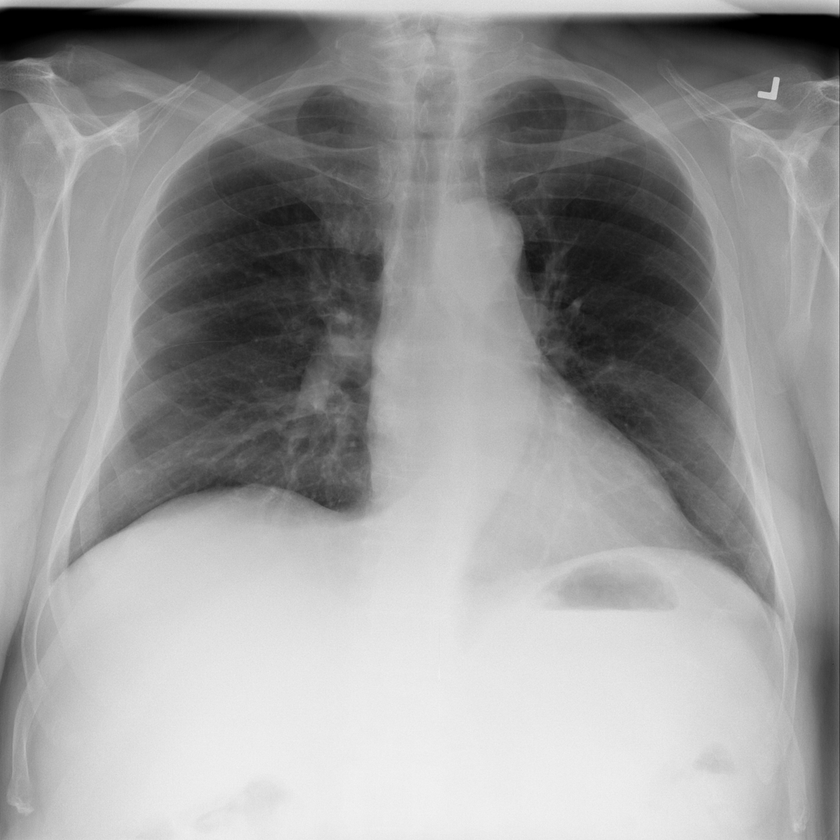
#> input picture datasets/sample_50/images/00026406_000.png, 840 x 840 px, shrunk from 1024 x 1024 before the run, found by its file name
$ python parameter_study.py
#> lines starting #> are read from the running program, lines starting #| are printed output that depends on the picture
### algorithms/clahe.py

import numpy as np


def clip_histogram(histogram, clip_limit):
    """Gioi han histogram va phan phoi lai pixel du."""

    histogram = np.asarray(histogram, dtype=np.int64)

    if histogram.shape != (256,):
        raise ValueError("Histogram phai co 256 phan tu")

    if np.any(histogram < 0):
        raise ValueError("Histogram khong duoc co gia tri am")

    if clip_limit < 1:
        raise ValueError("Clip limit phai >= 1")

    clipped_histogram = np.minimum(histogram, clip_limit)

    excess = np.sum(histogram - clipped_histogram)

    batch = excess // 256
    residual = excess % 256

    clipped_histogram += batch

    if residual > 0:
        step = max(256 // residual, 1)
        indices = np.arange(0, 256, step)[:residual]
        clipped_histogram[indices] += 1

    return clipped_histogram


def create_clahe_lut(histogram):
    """Tao bang tra cuu LUT tu histogram da clipping."""

    cdf = np.cumsum(histogram)
    total_pixels = cdf[-1]

    if total_pixels == 0:
        raise ValueError("Histogram khong co pixel")

    lut = np.round(cdf * 255 / total_pixels)
    lut = np.clip(lut, 0, 255)

    return lut.astype(np.uint8)


def create_tile_luts(image, grid_size=(8, 8), clip_limit=2.0):
    """Tao LUT cho tung tile cua anh."""

    if image is None or image.ndim != 2 or image.dtype != np.uint8:
        raise ValueError("Anh phai la grayscale uint8")

    height, width = image.shape
    grid_rows, grid_cols = grid_size

    if grid_rows <= 0 or grid_cols <= 0:
        raise ValueError("So tile phai lon hon 0")

    if grid_rows > height or grid_cols > width:
        raise ValueError("So tile vuot qua kich thuoc anh")

    if clip_limit <= 0:
        raise ValueError("Clip limit phai lon hon 0")

    row_blocks = np.array_split(image, grid_rows, axis=0)

    lut_grid = np.zeros(
        (grid_rows, grid_cols, 256),
        dtype=np.uint8
    )

    for row_idx, row_block in enumerate(row_blocks):
        col_blocks = np.array_split(row_block, grid_cols, axis=1)

        for col_idx, tile in enumerate(col_blocks):
            histogram = np.bincount(
                tile.flatten(),
                minlength=256
            )

            actual_clip_limit = max(
                1,
                int(clip_limit * tile.size / 256)
            )

            clipped_histogram = clip_histogram(
                histogram,
                actual_clip_limit
            )

            lut_grid[row_idx, col_idx] = create_clahe_lut(
                clipped_histogram
            )

    return lut_grid


def apply_clahe_interpolation(image, lut_grid):
    """Ap dung noi suy bilinear giua cac tile."""

    height, width = image.shape
    grid_rows, grid_cols = lut_grid.shape[:2]

    row_centers = np.array([
        block.mean()
        for block in np.array_split(np.arange(height), grid_rows)
    ])

    col_centers = np.array([
        block.mean()
        for block in np.array_split(np.arange(width), grid_cols)
    ])

    y = np.arange(height)
    x = np.arange(width)

    y1 = np.clip(
        np.searchsorted(row_centers, y) - 1,
        0, grid_rows - 1
    )
    y2 = np.minimum(y1 + 1, grid_rows - 1)

    x1 = np.clip(
        np.searchsorted(col_centers, x) - 1,
        0, grid_cols - 1
    )
    x2 = np.minimum(x1 + 1, grid_cols - 1)

    v = np.zeros(height)
    u = np.zeros(width)

    mask_y = y2 != y1
    mask_x = x2 != x1

    v[mask_y] = (
        (y[mask_y] - row_centers[y1[mask_y]]) /
        (row_centers[y2[mask_y]] - row_centers[y1[mask_y]])
    )

    u[mask_x] = (
        (x[mask_x] - col_centers[x1[mask_x]]) /
        (col_centers[x2[mask_x]] - col_centers[x1[mask_x]])
    )

    v = np.clip(v, 0, 1)[:, None]
    u = np.clip(u, 0, 1)[None, :]

    q11 = lut_grid[y1[:, None], x1[None, :], image]
    q21 = lut_grid[y1[:, None], x2[None, :], image]
    q12 = lut_grid[y2[:, None], x1[None, :], image]
    q22 = lut_grid[y2[:, None], x2[None, :], image]

    result = (
        q11 * (1 - u) * (1 - v) +
        q21 * u * (1 - v) +
        q12 * (1 - u) * v +
        q22 * u * v
    )

    return np.clip(np.round(result), 0, 255).astype(np.uint8)


def clahe(image, grid_size=(8, 8), clip_limit=2.0):
    """Thuat toan CLAHE tu cai dat bang NumPy."""

    if image is None or image.ndim != 2 or image.dtype != np.uint8:
        raise ValueError("Anh phai la grayscale uint8")

    lut_grid = create_tile_luts(
        image,
        grid_size,
        clip_limit
    )

    result = apply_clahe_interpolation(image, lut_grid)

    return result

### experiments/parameter_study.py

import cv2
import csv
import os
import numpy as np

from algorithms.clahe import clahe


# Doc anh X-quang
image_path = "datasets/sample_50/images/00026406_000.png"

image = cv2.imread(image_path, cv2.IMREAD_GRAYSCALE)
#> image is the input picture: shape (840, 840); min 0, max 242, mean 152.7

if image is None:
    raise FileNotFoundError("Khong tim thay anh")


# Cac tham so khao sat
grid_sizes = [4, 8, 16]
clip_limits = [1, 2, 3, 4, 5]


# Tao thu muc luu ket qua
output_folder = "results/parameter_study"
os.makedirs(output_folder, exist_ok=True)


# Tao file luu thong tin
csv_path = os.path.join(output_folder, "results.csv")

with open(csv_path, "w", newline="", encoding="utf-8-sig") as file:

    writer = csv.writer(file)

    writer.writerow([
        "Grid Size",
        "Clip Limit",
        "Mean",
        "Standard Deviation",
        "Entropy"
    ])

    # Chay 15 cau hinh
    for grid_size in grid_sizes:

        for clip_limit in clip_limits:

            result = clahe(
                image,
                grid_size=(grid_size, grid_size),
                clip_limit=clip_limit
            )

            # Tinh histogram
            histogram = np.bincount(
                result.flatten(),
                minlength=256
            )

            probabilities = histogram / result.size
            probabilities = probabilities[probabilities > 0]

            entropy = -np.sum(
                probabilities * np.log2(probabilities)
            )

            # Tinh cac chi so
            mean = np.mean(result)
            std = np.std(result)

            # Luu anh
            filename = f"CLAHE_{grid_size}x{grid_size}_clip{clip_limit}.png"

            cv2.imwrite(
                os.path.join(output_folder, filename),
                result
            )

            # Luu thong tin vao CSV
            writer.writerow([
                f"{grid_size}x{grid_size}",
                clip_limit,
                round(mean, 2),
                round(std, 2),
                round(entropy, 4)
            ])

            print(
                f"Grid: {grid_size}x{grid_size} | "
                f"Clip: {clip_limit} | "
                f"Entropy: {entropy:.4f}"
            )
#> this loop made 3 passes
#> pass 1, in apply_clahe_interpolation, `q11 = lut_grid[y1[:, None], x1[None, :], image]`:
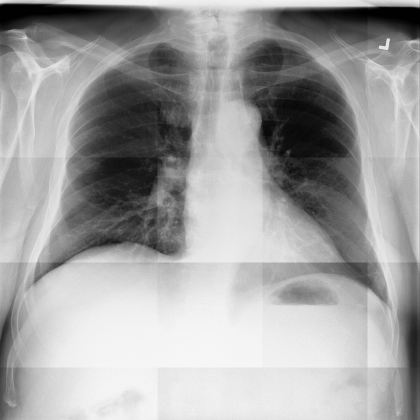
#> q11: shape (840, 840) (shown at 1/2 size); min 0, max 248, mean 160.7
#> pass 1, in apply_clahe_interpolation, `q21 = lut_grid[y1[:, None], x2[None, :], image]`:
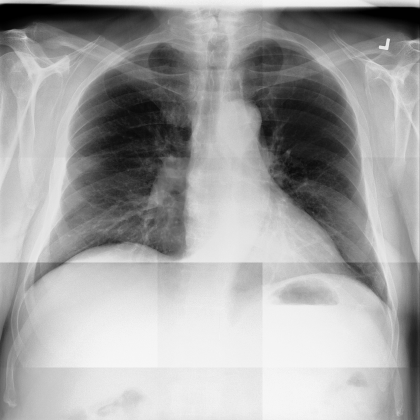
#> q21: shape (840, 840) (shown at 1/2 size); min 0, max 247, mean 162.6
#> pass 1, in apply_clahe_interpolation, `q12 = lut_grid[y2[:, None], x1[None, :], image]`:
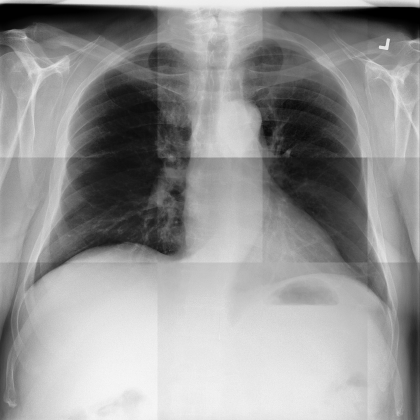
#> q12: shape (840, 840) (shown at 1/2 size); min 0, max 247, mean 148.5
#> pass 1, in apply_clahe_interpolation, `q22 = lut_grid[y2[:, None], x2[None, :], image]`:
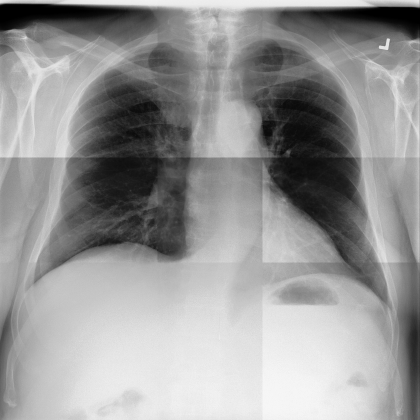
#> q22: shape (840, 840) (shown at 1/2 size); min 0, max 247, mean 150.3
#> after the loop:
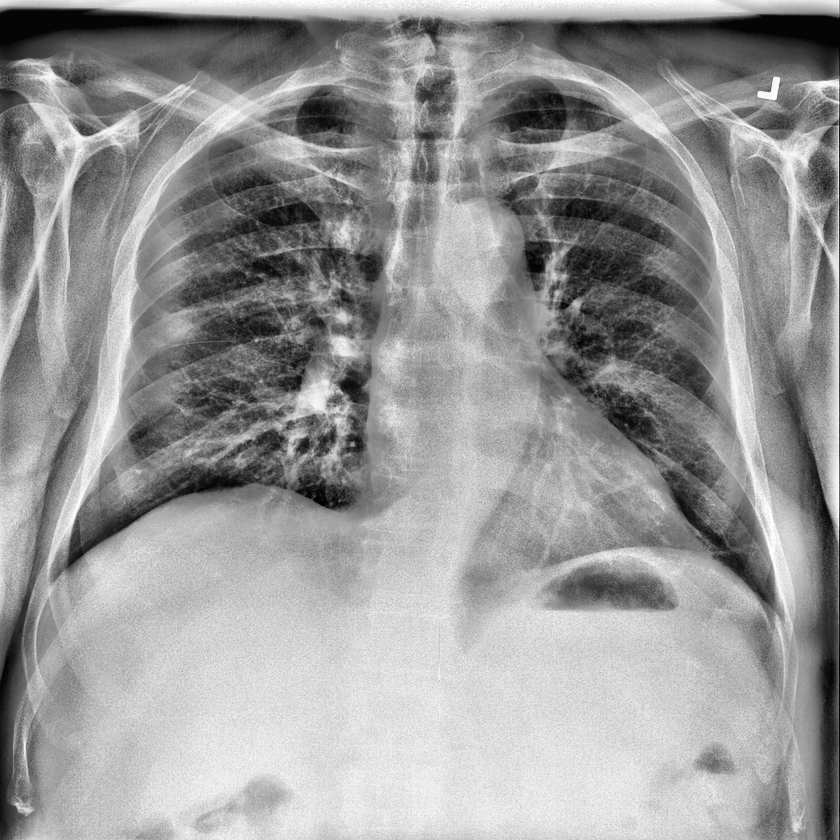
#> result: shape (840, 840); min 0, max 255, mean 151.7

print("\nDA HOAN THANH 15 CAU HINH!")
print("Ket qua duoc luu tai:", output_folder)
#| Ket qua duoc luu tai: results/parameter_study

$ run again, with datasets/sample_50/images/00000229_000.png copied over datasets/sample_50/images/00026406_000.png
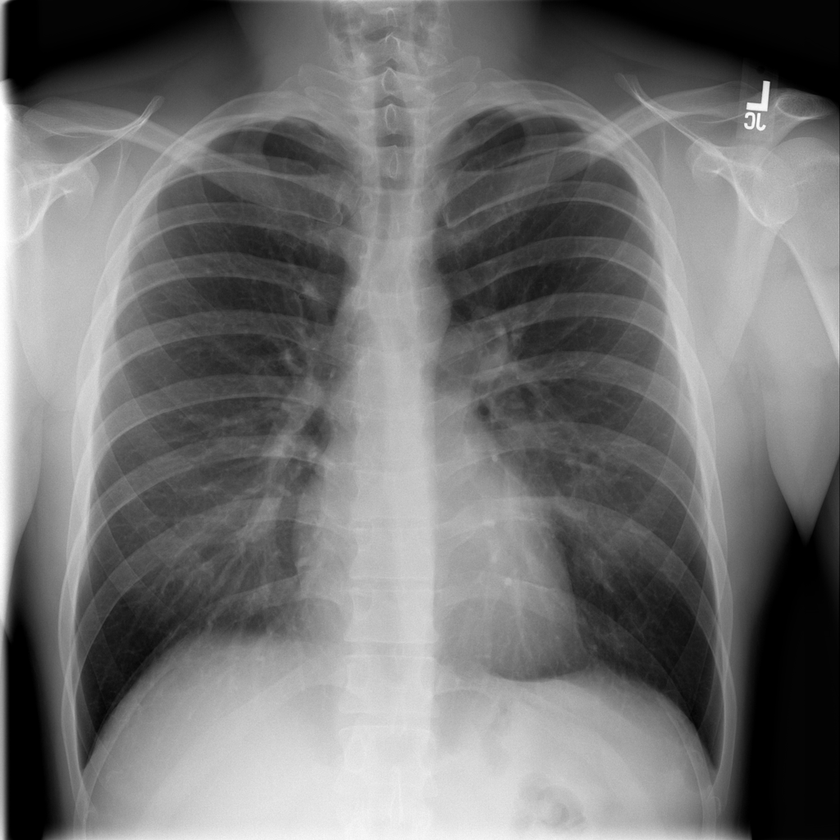
#> input picture datasets/sample_50/images/00000229_000.png, 840 x 840 px, shrunk from 1024 x 1024 before the run, found by its file name
#> image is the input picture: shape (840, 840); min 0, max 255, mean 114.5
#> the loop `for grid_size in grid_sizes: ` made 3 passes
#> pass 1, in apply_clahe_interpolation, `q22 = lut_grid[y2[:, None], x2[None, :], image]`:
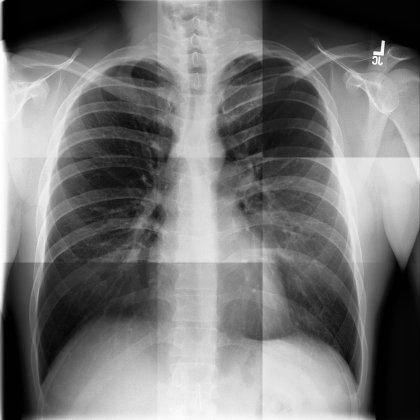
#> q22: shape (840, 840) (shown at 1/2 size); min 0, max 255, mean 117.9
#> after the loop `for grid_size in grid_sizes:`:
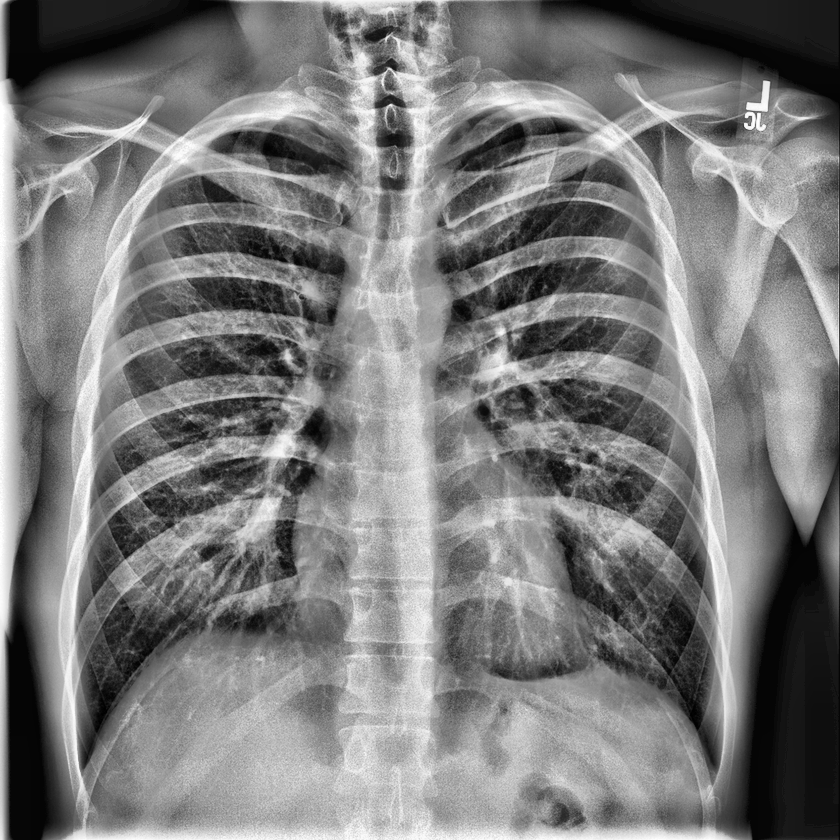
#> result: shape (840, 840); min 0, max 255, mean 123.8
#| Ket qua duoc luu tai: results/parameter_study

$ run again, with datasets/sample_50/images/00000724_000.png copied over datasets/sample_50/images/00026406_000.png
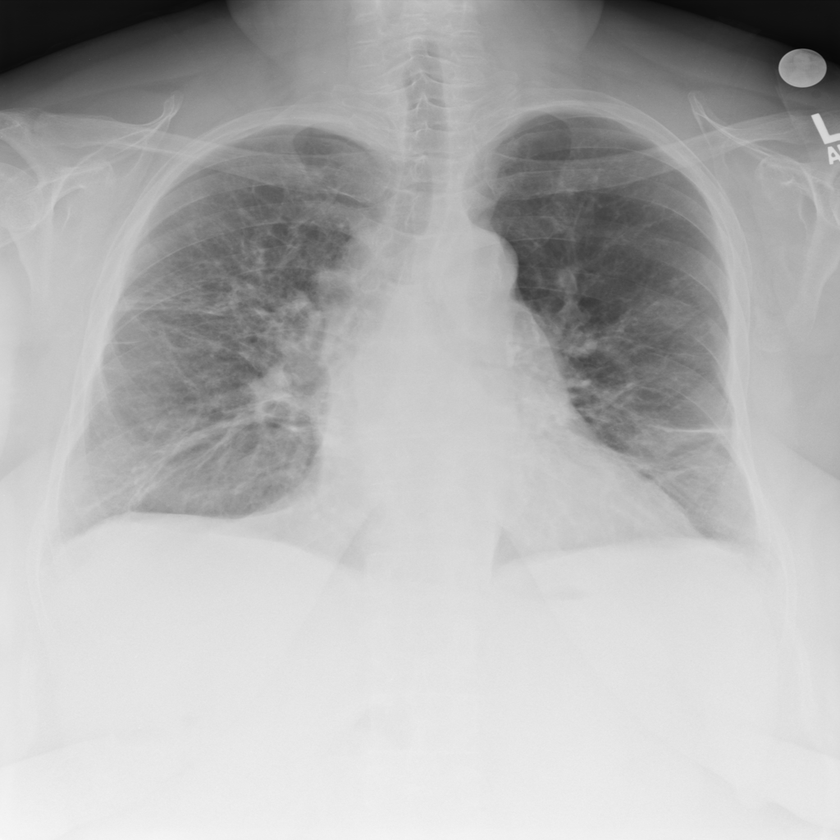
#> input picture datasets/sample_50/images/00000724_000.png, 840 x 840 px, shrunk from 1024 x 1024 before the run, found by its file name
#> image is the input picture: shape (840, 840); min 3, max 249, mean 178.5
#> the loop `for grid_size in grid_sizes: ` made 3 passes
#> pass 1, in apply_clahe_interpolation, `q12 = lut_grid[y2[:, None], x1[None, :], image]`:
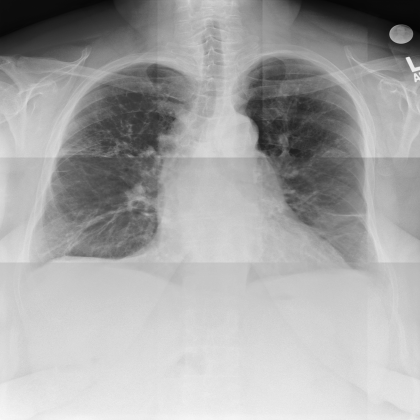
#> q12: shape (840, 840) (shown at 1/2 size); min 2, max 250, mean 165.5
#> after the loop `for grid_size in grid_sizes:`:
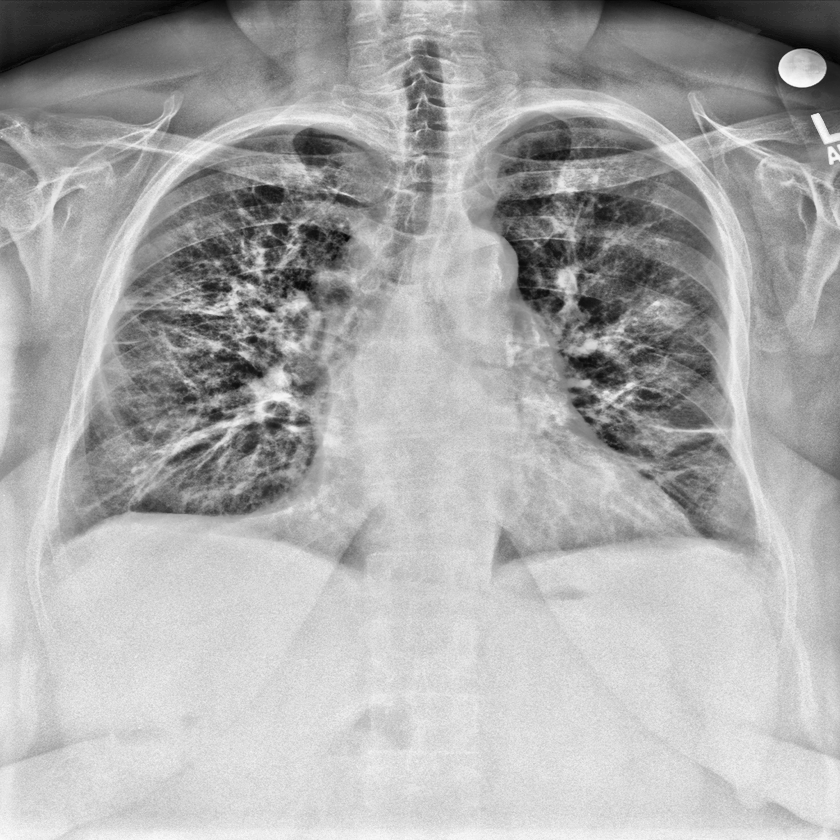
#> result: shape (840, 840); min 1, max 254, mean 170.6
#| Ket qua duoc luu tai: results/parameter_study
